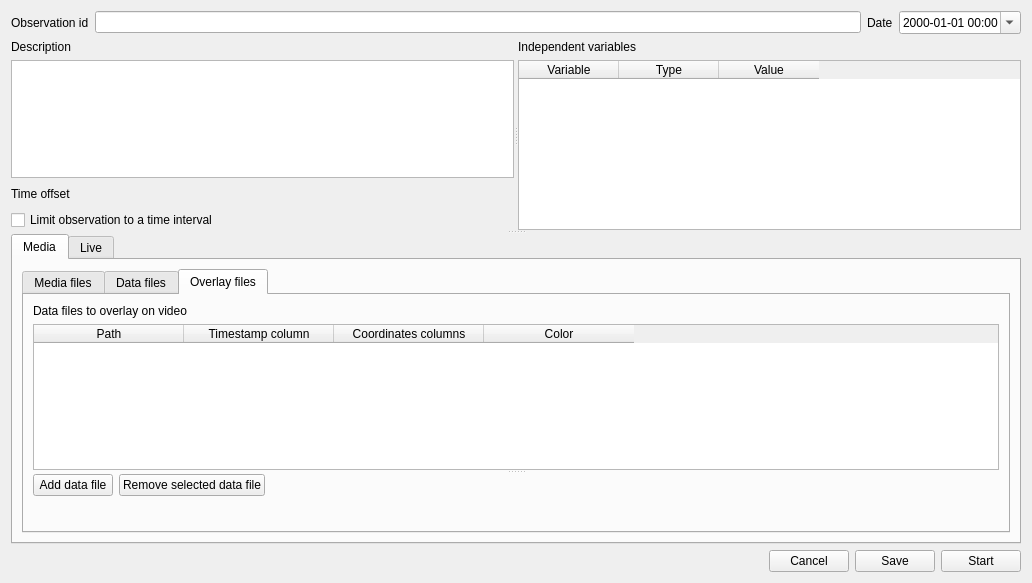
<?xml version="1.0" encoding="UTF-8"?>
<ui version="4.0">
 <class>Form</class>
 <widget class="QWidget" name="Form">
  <property name="geometry">
   <rect>
    <x>0</x>
    <y>0</y>
    <width>1032</width>
    <height>583</height>
   </rect>
  </property>
  <property name="windowTitle">
   <string>New observation</string>
  </property>
  <layout class="QVBoxLayout" name="verticalLayout_12">
   <item>
    <layout class="QHBoxLayout" name="horizontalLayout_2">
     <item>
      <widget class="QLabel" name="label">
       <property name="text">
        <string>Observation id</string>
       </property>
      </widget>
     </item>
     <item>
      <widget class="QLineEdit" name="leObservationId"/>
     </item>
     <item>
      <widget class="QLabel" name="label_8">
       <property name="text">
        <string>Date</string>
       </property>
      </widget>
     </item>
     <item>
      <widget class="QDateTimeEdit" name="dteDate">
       <property name="displayFormat">
        <string>yyyy-MM-dd hh:mm</string>
       </property>
       <property name="calendarPopup">
        <bool>true</bool>
       </property>
      </widget>
     </item>
    </layout>
   </item>
   <item>
    <widget class="QSplitter" name="splitter_2">
     <property name="orientation">
      <enum>Qt::Vertical</enum>
     </property>
     <widget class="QSplitter" name="splitter">
      <property name="orientation">
       <enum>Qt::Horizontal</enum>
      </property>
      <widget class="QWidget" name="layoutWidget">
       <layout class="QVBoxLayout" name="verticalLayout_2">
        <item>
         <widget class="QLabel" name="label_9">
          <property name="sizePolicy">
           <sizepolicy hsizetype="Preferred" vsizetype="Preferred">
            <horstretch>0</horstretch>
            <verstretch>0</verstretch>
           </sizepolicy>
          </property>
          <property name="text">
           <string>Description</string>
          </property>
          <property name="alignment">
           <set>Qt::AlignLeading|Qt::AlignLeft|Qt::AlignVCenter</set>
          </property>
         </widget>
        </item>
        <item>
         <widget class="QTextEdit" name="teDescription">
          <property name="sizePolicy">
           <sizepolicy hsizetype="Expanding" vsizetype="Expanding">
            <horstretch>0</horstretch>
            <verstretch>0</verstretch>
           </sizepolicy>
          </property>
          <property name="maximumSize">
           <size>
            <width>16777215</width>
            <height>16777215</height>
           </size>
          </property>
          <property name="acceptDrops">
           <bool>false</bool>
          </property>
         </widget>
        </item>
        <item>
         <layout class="QHBoxLayout" name="horizontalLayout_6">
          <item>
           <widget class="QLabel" name="lbTimeOffset">
            <property name="text">
             <string>Time offset</string>
            </property>
           </widget>
          </item>
          <item>
           <spacer name="horizontalSpacer_2">
            <property name="orientation">
             <enum>Qt::Horizontal</enum>
            </property>
            <property name="sizeHint" stdset="0">
             <size>
              <width>40</width>
              <height>20</height>
             </size>
            </property>
           </spacer>
          </item>
         </layout>
        </item>
        <item>
         <widget class="QCheckBox" name="cb_observation_time_interval">
          <property name="text">
           <string>Limit observation to a time interval</string>
          </property>
         </widget>
        </item>
       </layout>
      </widget>
      <widget class="QWidget" name="layoutWidget">
       <layout class="QVBoxLayout" name="verticalLayout_11" stretch="0,0">
        <item>
         <widget class="QLabel" name="label_3">
          <property name="text">
           <string>Independent variables</string>
          </property>
         </widget>
        </item>
        <item>
         <widget class="QTableWidget" name="twIndepVariables">
          <column>
           <property name="text">
            <string>Variable</string>
           </property>
          </column>
          <column>
           <property name="text">
            <string>Type</string>
           </property>
          </column>
          <column>
           <property name="text">
            <string>Value</string>
           </property>
          </column>
         </widget>
        </item>
       </layout>
      </widget>
     </widget>
     <widget class="QWidget" name="layoutWidget">
      <layout class="QVBoxLayout" name="verticalLayout_9">
       <item>
        <widget class="QTabWidget" name="tabProjectType">
         <property name="enabled">
          <bool>true</bool>
         </property>
         <property name="maximumSize">
          <size>
           <width>16777215</width>
           <height>16777215</height>
          </size>
         </property>
         <property name="tabShape">
          <enum>QTabWidget::Rounded</enum>
         </property>
         <property name="currentIndex">
          <number>0</number>
         </property>
         <property name="usesScrollButtons">
          <bool>false</bool>
         </property>
         <property name="documentMode">
          <bool>false</bool>
         </property>
         <property name="tabsClosable">
          <bool>false</bool>
         </property>
         <property name="movable">
          <bool>false</bool>
         </property>
         <widget class="QWidget" name="tabVideo">
          <attribute name="title">
           <string>Media</string>
          </attribute>
          <layout class="QVBoxLayout" name="verticalLayout_14">
           <item>
            <widget class="QTabWidget" name="tabWidget">
             <property name="currentIndex">
              <number>2</number>
             </property>
             <widget class="QWidget" name="tab_player_1">
              <attribute name="title">
               <string>Media files</string>
              </attribute>
              <layout class="QVBoxLayout" name="verticalLayout_5">
               <item>
                <widget class="QSplitter" name="splitter_3">
                 <property name="orientation">
                  <enum>Qt::Vertical</enum>
                 </property>
                 <widget class="QWidget" name="layoutWidget">
                  <layout class="QVBoxLayout" name="verticalLayout_3">
                   <item>
                    <widget class="QTableWidget" name="twVideo1">
                     <property name="editTriggers">
                      <set>QAbstractItemView::AnyKeyPressed|QAbstractItemView::DoubleClicked|QAbstractItemView::EditKeyPressed</set>
                     </property>
                     <property name="selectionMode">
                      <enum>QAbstractItemView::MultiSelection</enum>
                     </property>
                     <property name="selectionBehavior">
                      <enum>QAbstractItemView::SelectRows</enum>
                     </property>
                     <column>
                      <property name="text">
                       <string>Player</string>
                      </property>
                     </column>
                     <column>
                      <property name="text">
                       <string>Offset (seconds)</string>
                      </property>
                     </column>
                     <column>
                      <property name="text">
                       <string>Path</string>
                      </property>
                     </column>
                     <column>
                      <property name="text">
                       <string>Duration</string>
                      </property>
                     </column>
                     <column>
                      <property name="text">
                       <string>FPS</string>
                      </property>
                     </column>
                     <column>
                      <property name="text">
                       <string>Video</string>
                      </property>
                     </column>
                     <column>
                      <property name="text">
                       <string>Audio</string>
                      </property>
                     </column>
                    </widget>
                   </item>
                  </layout>
                 </widget>
                 <widget class="QWidget" name="layoutWidget">
                  <layout class="QVBoxLayout" name="verticalLayout">
                   <item>
                    <layout class="QHBoxLayout" name="horizontalLayout_3">
                     <item>
                      <widget class="QPushButton" name="pbAddVideo">
                       <property name="text">
                        <string>Add media</string>
                       </property>
                      </widget>
                     </item>
                     <item>
                      <widget class="QPushButton" name="pb_add_media_without_path">
                       <property name="text">
                        <string>Add media without path</string>
                       </property>
                      </widget>
                     </item>
                     <item>
                      <widget class="QPushButton" name="pbRemoveVideo">
                       <property name="text">
                        <string>Remove selected media</string>
                       </property>
                      </widget>
                     </item>
                     <item>
                      <widget class="QPushButton" name="pbAddMediaFromDir">
                       <property name="text">
                        <string>Add all media from directory</string>
                       </property>
                      </widget>
                     </item>
                     <item>
                      <widget class="QPushButton" name="pb_add_all_media_from_dir_without_path">
                       <property name="text">
                        <string>Add all media from dir without path</string>
                       </property>
                      </widget>
                     </item>
                     <item>
                      <spacer name="horizontalSpacer_6">
                       <property name="orientation">
                        <enum>Qt::Horizontal</enum>
                       </property>
                       <property name="sizeHint" stdset="0">
                        <size>
                         <width>40</width>
                         <height>20</height>
                        </size>
                       </property>
                      </spacer>
                     </item>
                    </layout>
                   </item>
                   <item>
                    <widget class="QCheckBox" name="cbVisualizeSpectrogram">
                     <property name="text">
                      <string>Visualize the sound spectrogram for the player #1</string>
                     </property>
                    </widget>
                   </item>
                   <item>
                    <widget class="QCheckBox" name="cb_visualize_waveform">
                     <property name="text">
                      <string>Visualize the waveform for the player #1</string>
                     </property>
                    </widget>
                   </item>
                   <item>
                    <widget class="QCheckBox" name="cbCloseCurrentBehaviorsBetweenVideo">
                     <property name="text">
                      <string>Stop ongoing state events between successive media files</string>
                     </property>
                    </widget>
                   </item>
                   <item>
                    <spacer name="verticalSpacer">
                     <property name="orientation">
                      <enum>Qt::Vertical</enum>
                     </property>
                     <property name="sizeType">
                      <enum>QSizePolicy::MinimumExpanding</enum>
                     </property>
                     <property name="sizeHint" stdset="0">
                      <size>
                       <width>20</width>
                       <height>40</height>
                      </size>
                     </property>
                    </spacer>
                   </item>
                  </layout>
                 </widget>
                </widget>
               </item>
              </layout>
             </widget>
             <widget class="QWidget" name="tab_data_files">
              <attribute name="title">
               <string>Data files</string>
              </attribute>
              <layout class="QVBoxLayout" name="verticalLayout_17">
               <item>
                <widget class="QSplitter" name="splitter_5">
                 <property name="orientation">
                  <enum>Qt::Vertical</enum>
                 </property>
                 <widget class="QWidget" name="layoutWidget">
                  <layout class="QVBoxLayout" name="verticalLayout_15">
                   <item>
                    <widget class="QLabel" name="label_7">
                     <property name="text">
                      <string>Data files to plot</string>
                     </property>
                    </widget>
                   </item>
                   <item>
                    <widget class="QTableWidget" name="tw_data_files">
                     <property name="selectionMode">
                      <enum>QAbstractItemView::MultiSelection</enum>
                     </property>
                     <column>
                      <property name="text">
                       <string>Path</string>
                      </property>
                     </column>
                     <column>
                      <property name="text">
                       <string>Columns to plot</string>
                      </property>
                     </column>
                     <column>
                      <property name="text">
                       <string>Plot title</string>
                      </property>
                     </column>
                     <column>
                      <property name="text">
                       <string>Variable name</string>
                      </property>
                     </column>
                     <column>
                      <property name="text">
                       <string>Converters</string>
                      </property>
                     </column>
                     <column>
                      <property name="text">
                       <string>Time interval (s)</string>
                      </property>
                     </column>
                     <column>
                      <property name="text">
                       <string>Start position (s)</string>
                      </property>
                     </column>
                     <column>
                      <property name="text">
                       <string>Substract first value</string>
                      </property>
                     </column>
                     <column>
                      <property name="text">
                       <string>Color</string>
                      </property>
                     </column>
                    </widget>
                   </item>
                  </layout>
                 </widget>
                 <widget class="QWidget" name="layoutWidget">
                  <layout class="QVBoxLayout" name="verticalLayout_16">
                   <item>
                    <layout class="QHBoxLayout" name="horizontalLayout_5">
                     <item>
                      <widget class="QPushButton" name="pb_add_data_file">
                       <property name="text">
                        <string>Add data file</string>
                       </property>
                      </widget>
                     </item>
                     <item>
                      <widget class="QPushButton" name="pb_add_data_file_wo_path">
                       <property name="text">
                        <string>Add data file without path</string>
                       </property>
                      </widget>
                     </item>
                     <item>
                      <widget class="QPushButton" name="pb_remove_data_file">
                       <property name="text">
                        <string>Remove selected data file</string>
                       </property>
                      </widget>
                     </item>
                     <item>
                      <widget class="QPushButton" name="pb_view_data_head">
                       <property name="text">
                        <string>View first rows</string>
                       </property>
                      </widget>
                     </item>
                     <item>
                      <widget class="QPushButton" name="pb_plot_data">
                       <property name="text">
                        <string>Show plot</string>
                       </property>
                      </widget>
                     </item>
                     <item>
                      <spacer name="horizontalSpacer_7">
                       <property name="orientation">
                        <enum>Qt::Horizontal</enum>
                       </property>
                       <property name="sizeHint" stdset="0">
                        <size>
                         <width>40</width>
                         <height>20</height>
                        </size>
                       </property>
                      </spacer>
                     </item>
                    </layout>
                   </item>
                   <item>
                    <spacer name="verticalSpacer_4">
                     <property name="orientation">
                      <enum>Qt::Vertical</enum>
                     </property>
                     <property name="sizeHint" stdset="0">
                      <size>
                       <width>20</width>
                       <height>40</height>
                      </size>
                     </property>
                    </spacer>
                   </item>
                  </layout>
                 </widget>
                </widget>
               </item>
              </layout>
             </widget>
             <widget class="QWidget" name="tab_overlay_files">
              <property name="enabled">
               <bool>true</bool>
              </property>
              <attribute name="title">
               <string>Overlay files</string>
              </attribute>
              <layout class="QVBoxLayout" name="verticalLayout_27">
               <item>
                <widget class="QSplitter" name="splitter_6">
                 <property name="orientation">
                  <enum>Qt::Vertical</enum>
                 </property>
                 <widget class="QWidget" name="layoutWidget_4">
                  <layout class="QVBoxLayout" name="verticalLayout_20">
                   <item>
                    <widget class="QLabel" name="label_11">
                     <property name="text">
                      <string>Data files to overlay on video</string>
                     </property>
                    </widget>
                   </item>
                   <item>
                    <widget class="QTableWidget" name="tw_overlay_files">
                     <property name="selectionMode">
                      <enum>QAbstractItemView::MultiSelection</enum>
                     </property>
                     <attribute name="horizontalHeaderDefaultSectionSize">
                      <number>150</number>
                     </attribute>
                     <column>
                      <property name="text">
                       <string>Path</string>
                      </property>
                     </column>
                     <column>
                      <property name="text">
                       <string>Timestamp column</string>
                      </property>
                     </column>
                     <column>
                      <property name="text">
                       <string>Coordinates columns</string>
                      </property>
                     </column>
                     <column>
                      <property name="text">
                       <string>Color</string>
                      </property>
                     </column>
                    </widget>
                   </item>
                  </layout>
                 </widget>
                 <widget class="QWidget" name="layoutWidget_5">
                  <layout class="QVBoxLayout" name="verticalLayout_21">
                   <item>
                    <layout class="QHBoxLayout" name="horizontalLayout_9">
                     <item>
                      <widget class="QPushButton" name="pb_add_overlay_file">
                       <property name="text">
                        <string>Add data file</string>
                       </property>
                      </widget>
                     </item>
                     <item>
                      <widget class="QPushButton" name="pb_remove_overlay_file">
                       <property name="text">
                        <string>Remove selected data file</string>
                       </property>
                      </widget>
                     </item>
                     <item>
                      <spacer name="horizontalSpacer_9">
                       <property name="orientation">
                        <enum>Qt::Horizontal</enum>
                       </property>
                       <property name="sizeHint" stdset="0">
                        <size>
                         <width>40</width>
                         <height>20</height>
                        </size>
                       </property>
                      </spacer>
                     </item>
                    </layout>
                   </item>
                   <item>
                    <spacer name="verticalSpacer_6">
                     <property name="orientation">
                      <enum>Qt::Vertical</enum>
                     </property>
                     <property name="sizeHint" stdset="0">
                      <size>
                       <width>20</width>
                       <height>40</height>
                      </size>
                     </property>
                    </spacer>
                   </item>
                  </layout>
                 </widget>
                </widget>
               </item>
              </layout>
             </widget>
            </widget>
           </item>
          </layout>
         </widget>
         <widget class="QWidget" name="tabLive">
          <attribute name="title">
           <string>Live</string>
          </attribute>
          <layout class="QVBoxLayout" name="verticalLayout_10">
           <item>
            <layout class="QVBoxLayout" name="verticalLayout_8">
             <item>
              <layout class="QHBoxLayout" name="horizontalLayout_8">
               <item>
                <widget class="QLabel" name="label_4">
                 <property name="text">
                  <string>Scan sampling every</string>
                 </property>
                </widget>
               </item>
               <item>
                <widget class="QSpinBox" name="sbScanSampling">
                 <property name="maximum">
                  <number>1000000</number>
                 </property>
                </widget>
               </item>
               <item>
                <widget class="QLabel" name="label_6">
                 <property name="text">
                  <string>seconds</string>
                 </property>
                </widget>
               </item>
               <item>
                <spacer name="horizontalSpacer">
                 <property name="orientation">
                  <enum>Qt::Horizontal</enum>
                 </property>
                 <property name="sizeHint" stdset="0">
                  <size>
                   <width>40</width>
                   <height>20</height>
                  </size>
                 </property>
                </spacer>
               </item>
              </layout>
             </item>
             <item>
              <widget class="QCheckBox" name="cb_start_from_current_time">
               <property name="text">
                <string>Start from current time</string>
               </property>
              </widget>
             </item>
             <item>
              <spacer name="verticalSpacer_2">
               <property name="orientation">
                <enum>Qt::Vertical</enum>
               </property>
               <property name="sizeHint" stdset="0">
                <size>
                 <width>20</width>
                 <height>40</height>
                </size>
               </property>
              </spacer>
             </item>
            </layout>
           </item>
          </layout>
         </widget>
        </widget>
       </item>
       <item>
        <layout class="QHBoxLayout" name="horizontalLayout">
         <item>
          <spacer name="horizontalSpacer_3">
           <property name="orientation">
            <enum>Qt::Horizontal</enum>
           </property>
           <property name="sizeHint" stdset="0">
            <size>
             <width>40</width>
             <height>20</height>
            </size>
           </property>
          </spacer>
         </item>
         <item>
          <widget class="QPushButton" name="pbCancel">
           <property name="text">
            <string>Cancel</string>
           </property>
          </widget>
         </item>
         <item>
          <widget class="QPushButton" name="pbSave">
           <property name="text">
            <string>Save</string>
           </property>
          </widget>
         </item>
         <item>
          <widget class="QPushButton" name="pbLaunch">
           <property name="text">
            <string>Start</string>
           </property>
          </widget>
         </item>
        </layout>
       </item>
      </layout>
     </widget>
    </widget>
   </item>
  </layout>
 </widget>
 <resources/>
 <connections/>
</ui>
